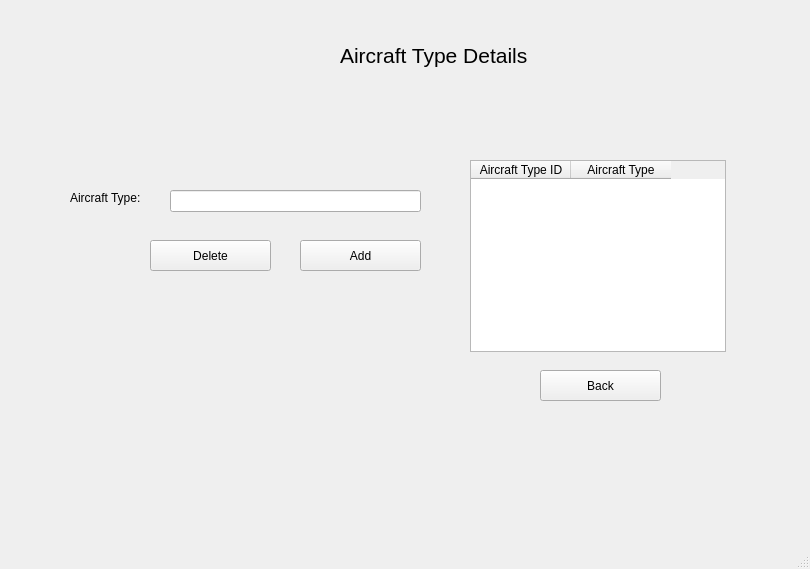
<?xml version="1.0" encoding="UTF-8"?>
<ui version="4.0">
 <class>MainWindow</class>
 <widget class="QMainWindow" name="MainWindow">
  <property name="geometry">
   <rect>
    <x>0</x>
    <y>0</y>
    <width>810</width>
    <height>569</height>
   </rect>
  </property>
  <property name="windowTitle">
   <string>MainWindow</string>
  </property>
  <widget class="QWidget" name="centralwidget">
   <widget class="QLineEdit" name="AircraftType">
    <property name="geometry">
     <rect>
      <x>170</x>
      <y>190</y>
      <width>251</width>
      <height>22</height>
     </rect>
    </property>
    <property name="font">
     <font>
      <pointsize>9</pointsize>
     </font>
    </property>
   </widget>
   <widget class="QLabel" name="label_3">
    <property name="geometry">
     <rect>
      <x>70</x>
      <y>190</y>
      <width>81</width>
      <height>16</height>
     </rect>
    </property>
    <property name="font">
     <font>
      <pointsize>9</pointsize>
     </font>
    </property>
    <property name="text">
     <string>Aircraft Type:</string>
    </property>
   </widget>
   <widget class="QPushButton" name="ATdel">
    <property name="geometry">
     <rect>
      <x>150</x>
      <y>240</y>
      <width>121</width>
      <height>31</height>
     </rect>
    </property>
    <property name="font">
     <font>
      <pointsize>9</pointsize>
     </font>
    </property>
    <property name="text">
     <string>Delete</string>
    </property>
   </widget>
   <widget class="QPushButton" name="ATadd">
    <property name="geometry">
     <rect>
      <x>300</x>
      <y>240</y>
      <width>121</width>
      <height>31</height>
     </rect>
    </property>
    <property name="font">
     <font>
      <pointsize>9</pointsize>
     </font>
    </property>
    <property name="text">
     <string>Add</string>
    </property>
   </widget>
   <widget class="QPushButton" name="aircraftTypeBack">
    <property name="geometry">
     <rect>
      <x>540</x>
      <y>370</y>
      <width>121</width>
      <height>31</height>
     </rect>
    </property>
    <property name="font">
     <font>
      <pointsize>9</pointsize>
     </font>
    </property>
    <property name="text">
     <string>Back</string>
    </property>
   </widget>
   <widget class="QLabel" name="label_2">
    <property name="geometry">
     <rect>
      <x>340</x>
      <y>30</y>
      <width>201</width>
      <height>51</height>
     </rect>
    </property>
    <property name="font">
     <font>
      <pointsize>16</pointsize>
     </font>
    </property>
    <property name="text">
     <string>Aircraft Type Details</string>
    </property>
   </widget>
   <widget class="QTableWidget" name="ATtable">
    <property name="geometry">
     <rect>
      <x>470</x>
      <y>160</y>
      <width>256</width>
      <height>192</height>
     </rect>
    </property>
    <column>
     <property name="text">
      <string>Aircraft Type ID</string>
     </property>
    </column>
    <column>
     <property name="text">
      <string>Aircraft Type</string>
     </property>
    </column>
   </widget>
  </widget>
  <widget class="QMenuBar" name="menubar">
   <property name="geometry">
    <rect>
     <x>0</x>
     <y>0</y>
     <width>810</width>
     <height>26</height>
    </rect>
   </property>
  </widget>
  <widget class="QStatusBar" name="statusbar"/>
 </widget>
 <resources/>
 <connections/>
</ui>
